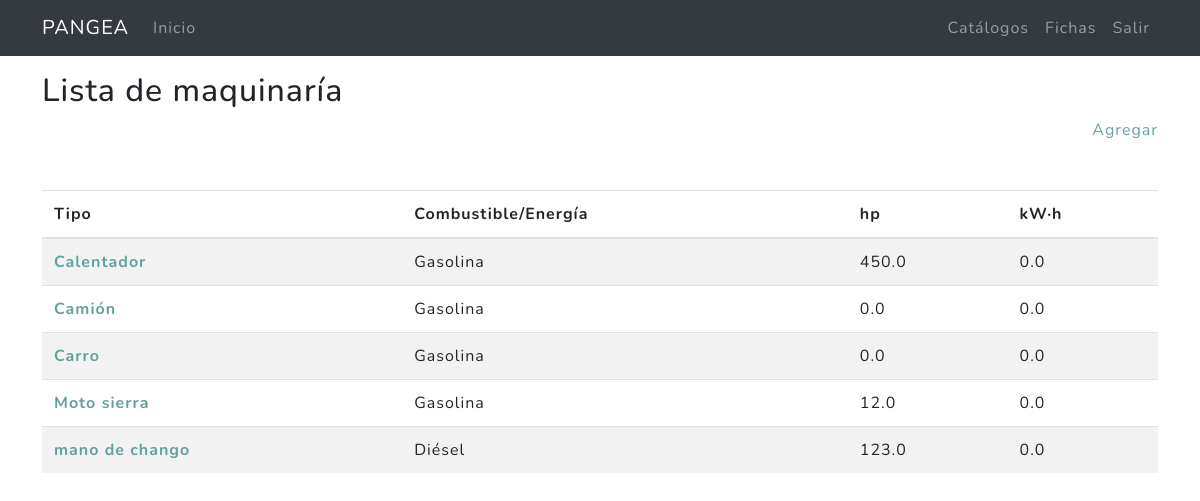
The page /catalogos/maquinas/ (signed in) on the database its author committed.
### miscelanea/models.py (models this page shows, shortened)
class Maquina(models.Model):
    OPT_COMBUSTIBLES = (
        ('Gasolina', 'Gasolina'),
        ('Diésel', 'Diésel'),
        ('Gas LP', 'Gas LP'),
        ('Gas natural', 'Gas naturals'),
        ('Electricidad', 'Electricidad'),
        ('Solar', 'Solar'),
        ('Eólica', 'Eólica'),
    )
    opt_comb_order = sorted(OPT_COMBUSTIBLES)
    tipo =  models.CharField(max_length=1500,verbose_name = "Tipo",default='')
    combustible = models.CharField(max_length=200, choices=opt_comb_order,verbose_name='Combustible/energía',default='Gasolina')
    hp = models.FloatField(verbose_name="hp",default=0.0)
    kwh = models.FloatField(verbose_name="KW-h",default=0.0)
    created = models.DateTimeField(auto_now_add = True,verbose_name = "Fecha de creación")
    updated = models.DateTimeField(auto_now = True,verbose_name = "Fecha de edición")
    class Meta:
        verbose_name = "Lista de maquinaría"
        verbose_name_plural = "Lista de maquinaría"
        ordering = ["tipo"]

### miscelanea/views.py (the view)
# urls.py: path('maquinas/', MaquinaListView.as_view(), name='maquinas'),
@method_decorator(login_required,name='dispatch')
class MaquinaListView(ListView):
    model = Maquina
    template_name = "miscelanea/maquina_list.html"
    paginate_by = 20

### miscelanea/templates/miscelanea/maquina_list.html (shortened to what this page needs)
{% extends 'cap2/base_mx.html' %}
{% load static %}
{% block content %}
<main role="main">
  <div class="container mb-4">
    <h2 class="mt-3">Lista de maquinaría</h2>
    <div class="agregar mb-4 text-right"><a href="{% url 'catalogos:maquina-create' %}">Agregar</a></div>
    <table class="table  table-striped mt-5">
      <thead>
        <tr>
          <th scope="col">Tipo</th>
          <th scope="col">Combustible/Energía</th>
          <th scope="col">hp</th>
          <th scope="col">kW·h</th>
        </tr>
      </thead>
      <tbody>
      {% for maquina in maquina_list %}
          <tr>
            <th scope="row"><a href="{% url 'catalogos:maquina-update' maquina.id %}">{{maquina.tipo}} </a></th>
            <td>{{maquina.combustible}}</td>
            <td>{{maquina.hp}}</td>
            <td>{{maquina.kwh}}</td>
          </tr>
      {% endfor %}
      </tbody>
    </table>
  </div>
</main>
{% endblock %}

### rows shown on the page
Maquina: tipo "Calentador", combustible "Gasolina", hp "450.0", kwh "0.0"
Maquina: tipo "Camión", combustible "Gasolina", hp "0.0", kwh "0.0"
Maquina: tipo "Carro", combustible "Gasolina", hp "0.0", kwh "0.0"
Maquina: tipo "Moto sierra", combustible "Gasolina", hp "12.0", kwh "0.0"
Maquina: tipo "mano de chango", combustible "Diésel", hp "123.0", kwh "0.0"
